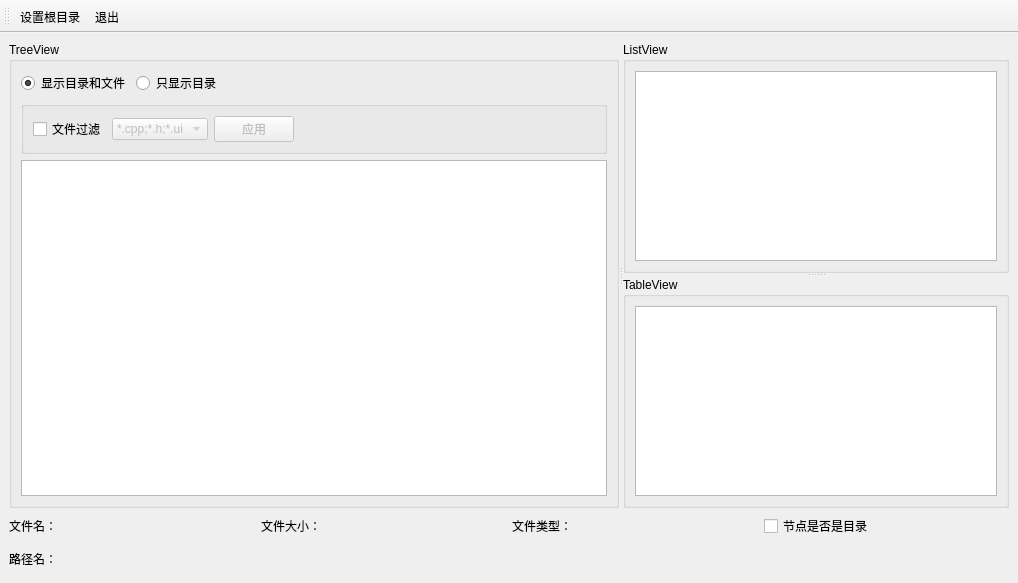
<?xml version="1.0" encoding="UTF-8"?>
<ui version="4.0">
 <class>MainWindow</class>
 <widget class="QMainWindow" name="MainWindow">
  <property name="geometry">
   <rect>
    <x>0</x>
    <y>0</y>
    <width>1018</width>
    <height>583</height>
   </rect>
  </property>
  <property name="windowTitle">
   <string>任务管理器</string>
  </property>
  <widget class="QWidget" name="centralwidget">
   <layout class="QGridLayout" name="gridLayout_3">
    <item row="0" column="0">
     <widget class="QSplitter" name="splitter_main">
      <property name="orientation">
       <enum>Qt::Horizontal</enum>
      </property>
      <widget class="QGroupBox" name="groupBox">
       <property name="title">
        <string>TreeView</string>
       </property>
       <layout class="QVBoxLayout" name="verticalLayout">
        <item>
         <layout class="QHBoxLayout" name="horizontalLayout">
          <item>
           <widget class="QRadioButton" name="radioButton_showDirAndFile">
            <property name="text">
             <string>显示目录和文件</string>
            </property>
            <property name="checked">
             <bool>true</bool>
            </property>
           </widget>
          </item>
          <item>
           <widget class="QRadioButton" name="radioButton_showDirOnly">
            <property name="text">
             <string>只显示目录</string>
            </property>
           </widget>
          </item>
          <item>
           <spacer name="horizontalSpacer">
            <property name="orientation">
             <enum>Qt::Horizontal</enum>
            </property>
            <property name="sizeHint" stdset="0">
             <size>
              <width>40</width>
              <height>20</height>
             </size>
            </property>
           </spacer>
          </item>
         </layout>
        </item>
        <item>
         <widget class="QGroupBox" name="groupBox_filter">
          <property name="title">
           <string/>
          </property>
          <layout class="QHBoxLayout" name="horizontalLayout_2">
           <item>
            <widget class="QCheckBox" name="checkBox_isfileFilter">
             <property name="text">
              <string>文件过滤</string>
             </property>
            </widget>
           </item>
           <item>
            <widget class="QComboBox" name="comboBox_fileFilter">
             <property name="enabled">
              <bool>false</bool>
             </property>
             <item>
              <property name="text">
               <string>*.cpp;*.h;*.ui</string>
              </property>
             </item>
             <item>
              <property name="text">
               <string>*.txt</string>
              </property>
             </item>
             <item>
              <property name="text">
               <string>*.jpg</string>
              </property>
             </item>
            </widget>
           </item>
           <item>
            <widget class="QPushButton" name="pushButton_applicate">
             <property name="enabled">
              <bool>false</bool>
             </property>
             <property name="text">
              <string>应用</string>
             </property>
            </widget>
           </item>
           <item>
            <spacer name="horizontalSpacer_2">
             <property name="orientation">
              <enum>Qt::Horizontal</enum>
             </property>
             <property name="sizeHint" stdset="0">
              <size>
               <width>133</width>
               <height>20</height>
              </size>
             </property>
            </spacer>
           </item>
          </layout>
         </widget>
        </item>
        <item>
         <widget class="QTreeView" name="treeView"/>
        </item>
       </layout>
      </widget>
      <widget class="QSplitter" name="splitter">
       <property name="orientation">
        <enum>Qt::Vertical</enum>
       </property>
       <widget class="QGroupBox" name="groupBox_2">
        <property name="title">
         <string>ListView</string>
        </property>
        <layout class="QGridLayout" name="gridLayout">
         <item row="0" column="0">
          <widget class="QListView" name="listView"/>
         </item>
        </layout>
       </widget>
       <widget class="QGroupBox" name="groupBox_3">
        <property name="title">
         <string>TableView</string>
        </property>
        <layout class="QGridLayout" name="gridLayout_2">
         <item row="0" column="0">
          <widget class="QTableView" name="tableView"/>
         </item>
        </layout>
       </widget>
      </widget>
     </widget>
    </item>
    <item row="1" column="0">
     <layout class="QHBoxLayout" name="horizontalLayout_3">
      <item>
       <widget class="QLabel" name="label_fileName">
        <property name="text">
         <string>文件名：</string>
        </property>
       </widget>
      </item>
      <item>
       <widget class="QLabel" name="label_fileSize">
        <property name="text">
         <string>文件大小：</string>
        </property>
       </widget>
      </item>
      <item>
       <widget class="QLabel" name="label_fileType">
        <property name="text">
         <string>文件类型：</string>
        </property>
       </widget>
      </item>
      <item>
       <widget class="QCheckBox" name="checkBox_isDir">
        <property name="text">
         <string>节点是否是目录</string>
        </property>
       </widget>
      </item>
     </layout>
    </item>
    <item row="2" column="0">
     <widget class="QLabel" name="label_pathName">
      <property name="text">
       <string>路径名：</string>
      </property>
     </widget>
    </item>
   </layout>
  </widget>
  <widget class="QToolBar" name="toolBar">
   <property name="windowTitle">
    <string>toolBar</string>
   </property>
   <attribute name="toolBarArea">
    <enum>TopToolBarArea</enum>
   </attribute>
   <attribute name="toolBarBreak">
    <bool>false</bool>
   </attribute>
   <addaction name="action_setRoot"/>
   <addaction name="action_quit"/>
  </widget>
  <action name="action_setRoot">
   <property name="text">
    <string>设置根目录</string>
   </property>
   <property name="toolTip">
    <string>设置根目录</string>
   </property>
   <property name="menuRole">
    <enum>QAction::NoRole</enum>
   </property>
  </action>
  <action name="action_quit">
   <property name="text">
    <string>退出</string>
   </property>
   <property name="toolTip">
    <string>退出</string>
   </property>
   <property name="menuRole">
    <enum>QAction::NoRole</enum>
   </property>
  </action>
 </widget>
 <resources/>
 <connections>
  <connection>
   <sender>action_quit</sender>
   <signal>triggered()</signal>
   <receiver>MainWindow</receiver>
   <slot>close()</slot>
   <hints>
    <hint type="sourcelabel">
     <x>-1</x>
     <y>-1</y>
    </hint>
    <hint type="destinationlabel">
     <x>399</x>
     <y>299</y>
    </hint>
   </hints>
  </connection>
 </connections>
</ui>
